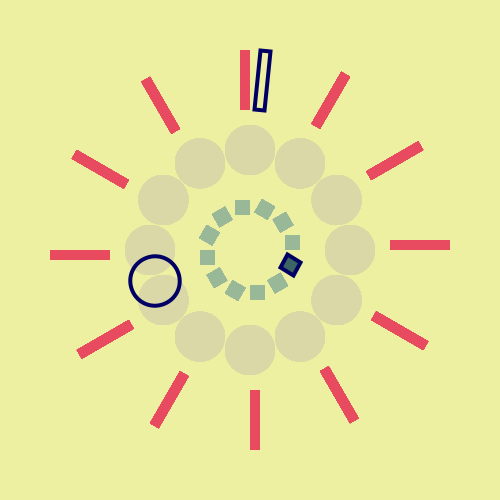
Frame 1 (no input)
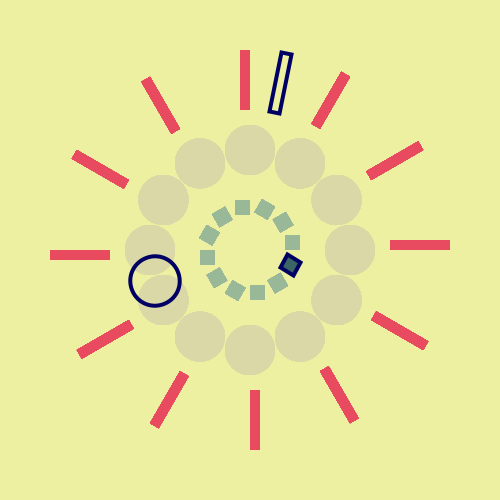
Frame 60 (the mouse pressed at the canvas centre just before this capture)
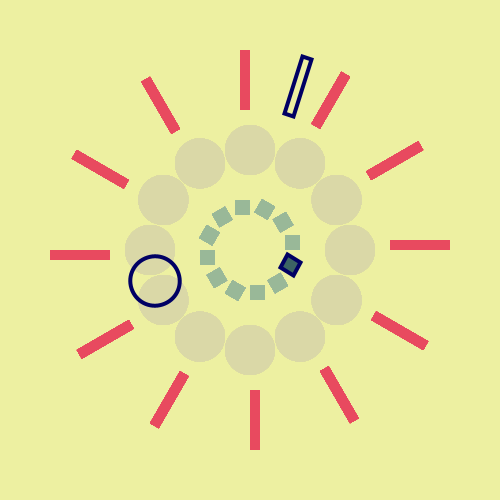
Frame 120 (the mouse held since frame 60 and released just before this capture)

The Processing sketch that drew these frames (run headless with seeded random() and noise(); from frame 60 on, the mouse is pressed at the canvas centre):

// Processing sketch: processing_81494
// ── processing_81494.pde

int hours;
int minutes;
int seconds;
 
 
void setup() {
  size(500, 500);
 
  smooth();
}
 
void draw() {
  
   // get system variables
 hours = hour();
 minutes = minute();
 seconds = second();
  

     
    
  if(hours > 12) {
   hours -= 12;
  }
  
 background(#edf0a1);
  
    // center sketch
  translate(250,250);
  rotate(radians(90));

  noStroke();
 
  noFill();
    // hour hand
    float blah;
blah=radians(30*hours);
      for (int i = 0; i < 360; i++) {
    rotate(radians(30));
  noStroke();
  fill(#99B898);
  rect(-50, 0, 15, 15);
   
}
  strokeWeight(4);
  noFill();
  stroke(0,0,100);
   if(blah==radians(30)||
   blah==radians(60)||
   blah==radians(90)||blah==radians(120)||
   blah==radians(150)||blah==radians(180)||
   blah==radians(210)||blah==radians(240)||
   blah==radians(270)||blah==radians(300)||
   blah==radians(330)||blah==radians(0) )
  {fill(60,100,100);
  }
  else {noFill();}
    
  pushMatrix();
  rotate(blah); 
  rect(-50,0, 15,15);
  popMatrix();
   
    // minute hand
    float blahh;
blahh=radians(6*minutes);
      for (int i = 0; i < 360; i++) {
    rotate(radians(30));
  noStroke();
  fill(#DAD8A7);
  ellipse(-100, 0, 50, 50);
   
}
  strokeWeight(4);
  noFill();
  stroke(0,0,100);
   if(blahh==radians(30)||blahh==radians(60)||blahh==radians(90)||blahh==radians(120)||blahh==radians(150)||blahh==radians(180)||blahh==radians(210)||blahh==radians(240)||blahh==radians(270)||blahh==radians(300)||blahh==radians(330)||blahh==radians(0) )
  {fill(60,100,100);
  }
  else {noFill();}
   pushMatrix();
  rotate(blahh);
  ellipse(-100,0, 50,50);
  popMatrix();
   
    // second hand
float blahhh;
blahhh=radians(6*seconds);
    for (int i = 0; i < 360; i++) {
    rotate(radians(30));
  noStroke();
  fill(#E84A5F);
  rect(-200, 0, 60, 10);
   
}strokeWeight(4);
  stroke(0,0,100);
  if(blahhh==radians(30)||blahhh==radians(60)||blahhh==radians(90)||blahhh==radians(120)||blahhh==radians(150)||blahhh==radians(180)||blahhh==radians(210)||blahhh==radians(240)||blahhh==radians(270)||blahhh==radians(300)||blahhh==radians(330)||blahhh==radians(0) )
  {fill(#E84A5F);
  }
  else {noFill();}
  pushMatrix();
  rotate(blahhh);
  rect(-200,0,60,10);
  popMatrix();
}
